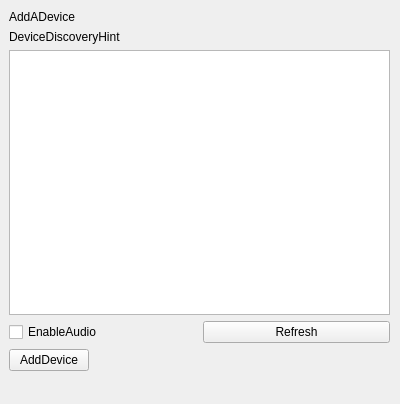
<?xml version="1.0" encoding="UTF-8"?>
<ui version="4.0">
 <class>AddDeviceDC</class>
 <widget class="QDialog" name="AddDeviceDC">
  <property name="geometry">
   <rect>
    <x>0</x>
    <y>0</y>
    <width>400</width>
    <height>404</height>
   </rect>
  </property>
  <property name="windowTitle">
   <string>DroidCam</string>
  </property>
  <widget class="QWidget" name="verticalLayoutWidget">
   <property name="geometry">
    <rect>
     <x>9</x>
     <y>10</y>
     <width>381</width>
     <height>361</height>
    </rect>
   </property>
   <layout class="QVBoxLayout" name="verticalLayout">
    <item>
     <widget class="QLabel" name="addDevice_label">
      <property name="text">
       <string>AddADevice</string>
      </property>
      <property name="textInteractionFlags">
       <set>Qt::NoTextInteraction</set>
      </property>
     </widget>
    </item>
    <item>
     <widget class="QLabel" name="label">
      <property name="text">
       <string>DeviceDiscoveryHint</string>
      </property>
      <property name="wordWrap">
       <bool>true</bool>
      </property>
     </widget>
    </item>
    <item>
     <widget class="QListWidget" name="deviceList_widget">
      <property name="focusPolicy">
       <enum>Qt::TabFocus</enum>
      </property>
      <property name="editTriggers">
       <set>QAbstractItemView::NoEditTriggers</set>
      </property>
      <property name="showDropIndicator" stdset="0">
       <bool>false</bool>
      </property>
      <property name="selectionMode">
       <enum>QAbstractItemView::SingleSelection</enum>
      </property>
     </widget>
    </item>
    <item>
     <layout class="QHBoxLayout" name="horizontalLayout1">
      <item>
       <widget class="QCheckBox" name="enableAudio_checkBox">
        <property name="cursor">
         <cursorShape>WhatsThisCursor</cursorShape>
        </property>
        <property name="focusPolicy">
         <enum>Qt::NoFocus</enum>
        </property>
        <property name="toolTip">
         <string>EnableAudioHint</string>
        </property>
        <property name="whatsThis">
         <string>EnableAudioHint</string>
        </property>
        <property name="text">
         <string>EnableAudio</string>
        </property>
       </widget>
      </item>
      <item>
       <widget class="QPushButton" name="refresh_button">
        <property name="focusPolicy">
         <enum>Qt::NoFocus</enum>
        </property>
        <property name="text">
         <string>Refresh</string>
        </property>
       </widget>
      </item>
     </layout>
    </item>
    <item>
     <layout class="QHBoxLayout" name="horizontalLayout2">
      <item>
       <widget class="QPushButton" name="addDevice_button">
        <property name="focusPolicy">
         <enum>Qt::NoFocus</enum>
        </property>
        <property name="text">
         <string>AddDevice</string>
        </property>
       </widget>
      </item>
      <item>
       <spacer name="horizontalSpacer">
        <property name="orientation">
         <enum>Qt::Horizontal</enum>
        </property>
        <property name="sizeHint" stdset="0">
         <size>
          <width>40</width>
          <height>20</height>
         </size>
        </property>
       </spacer>
      </item>
     </layout>
    </item>
   </layout>
  </widget>
  <widget class="QLabel" name="nil_label">
   <property name="geometry">
    <rect>
     <x>20</x>
     <y>380</y>
     <width>47</width>
     <height>13</height>
    </rect>
   </property>
   <property name="text">
    <string/>
   </property>
  </widget>
 </widget>
 <resources/>
 <connections/>
</ui>
